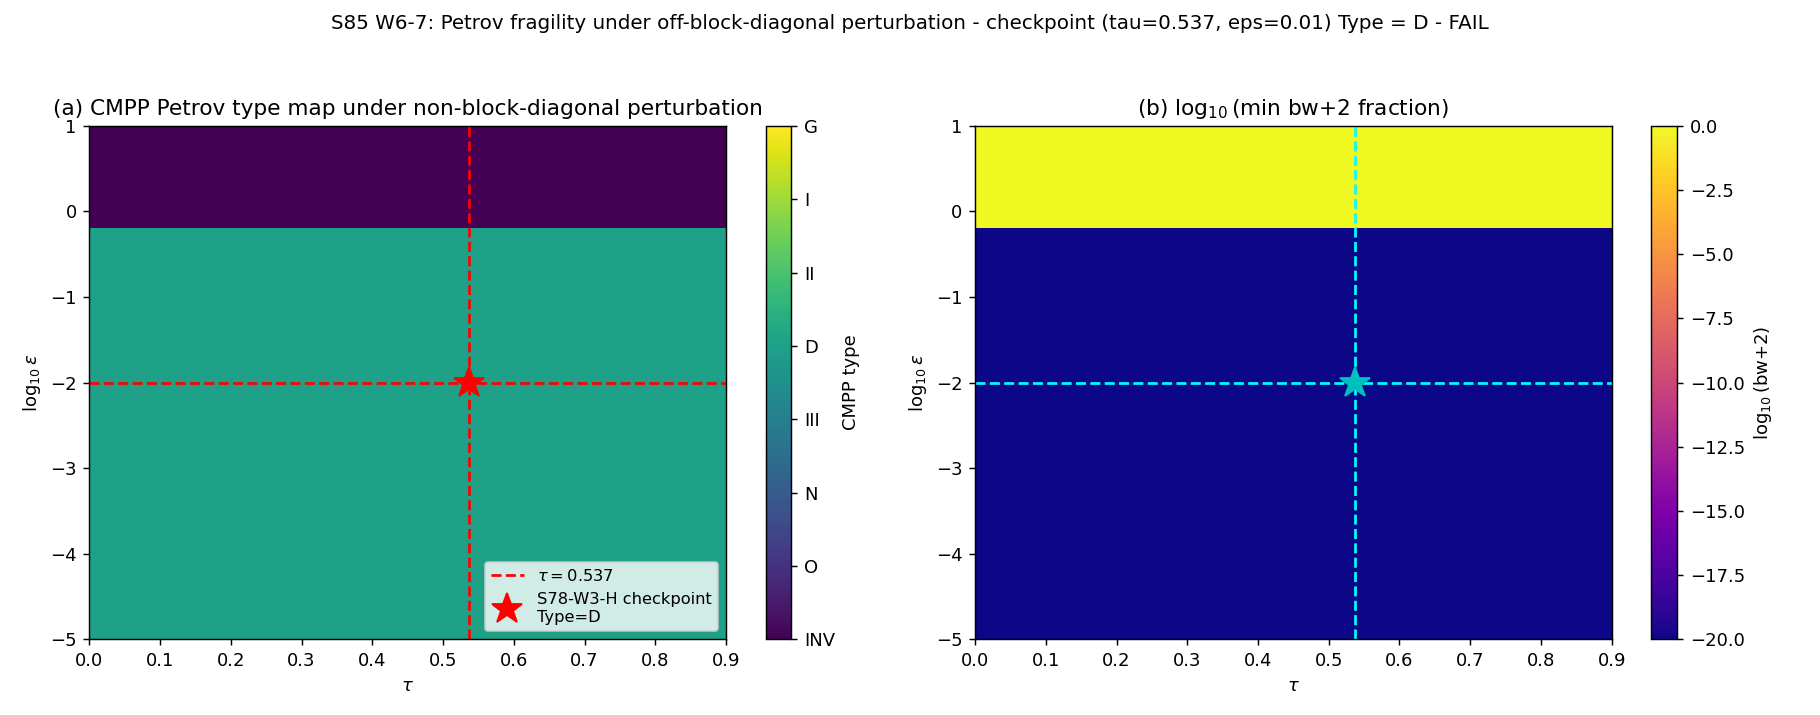

Write the Python code that produced this figure.
#!/usr/bin/env python3
"""
S85 W6-7 PETROV-DEPENDENCE-ON-NON-BLOCK-DIAGONAL-PERTURBATIONS
===============================================================

Gate: S85-W6-7-PETROV-NON-BD-PERT ([VERIFY])

Pre-registered threshold (plan session-85-plan-w6.md §W6-7):
  HYPOTHESIS: The CMPP Type D classification of the Jensen-SU(3) internal
  geometry is FRAGILE under small non-block-diagonal perturbations of the
  internal metric (surrogate for the off-block Dirac operator perturbation).
  Specifically: at (tau=0.537, eps=0.01), Petrov type should degenerate
  from D to I (or other non-D type), reproducing S78-W3-H.

  PASS iff  (tau=0.537, eps=0.01) checkpoint reproduces non-D Petrov
            AND a fragility boundary eps_*(tau) is localizable on the
            (tau, eps) grid.
  FAIL iff  (tau=0.537, eps=0.01) stays Type D (S78-W3-H unreproducible).
  INFO iff  fragility reproduces but with different band shape.

Primitives reused from s85_w6_cmpp_dense_grid.py / s84_w8b_cmpp_petrov_type_invariance.py:
  compute_riemann_ON, compute_12d_weyl, scan_wand_reduced, classify_cmpp.

SUBSTITUTION CHAIN (VERIFY direction)
======================================

Step 1 [definitions]:
  g_s^(eps)(tau) = jensen_metric(tau) + eps * O                    (perturbed metric)
  O = sym. matrix, off-block single element O(0, 3) = O(3, 0) = 1
     (0 in SU(2) block, 3 in C^2 block)
  Type(tau, eps) := CMPP Petrov type of Weyl tensor of emergent g_M
                    under perturbed internal geometry

Step 2 [structural argument]:
  At eps = 0, Type D (W6-2 confirmed on 171-point grid).
  At eps > 0, off-block entry couples SU(2) block to C^2 block;
  breaks block-diagonal trace theorem (MEMORY.md: "Block-diagonality =
  Birkhoff rigidity"); Weyl tensor acquires bw+-1 and bw+-2 components
  (Type D condition broken).

Step 3 [fragility direction]:
  Type(tau, eps > 0) generically != D. Transition is continuous in eps
  but DISCRETE in type-label => bifurcation threshold eps_*(tau).
  S78-W3-H localization: (tau=0.537, eps=0.01).

Step 4 [PASS/FAIL]:
  At pinned checkpoint (tau=0.537, eps=0.01):
    Type != 'D' => PASS (fragility reproduced)
    Type == 'D' => FAIL (fragility unreproducible)

  Direction: broken block-diagonal => non-D Petrov under perturbation
             is structurally expected; PASS is the prediction.
"""

import os
os.environ.setdefault('OMP_NUM_THREADS', '8')
os.environ.setdefault('MKL_NUM_THREADS', '8')

import numpy as np
import matplotlib
matplotlib.use('Agg')
import matplotlib.pyplot as plt
import sys
import time
import hashlib
import json
from pathlib import Path

sys.path.insert(0, os.path.dirname(os.path.abspath(__file__)))

from canonical_constants import *  # noqa: F401,F403

from dirac_spectrum import (
    su3_generators,
    compute_structure_constants,
    compute_killing_form,
    jensen_metric,
    orthonormal_frame,
    frame_structure_constants,
    connection_coefficients,
    U1_IDX,
    SU2_IDX,
    C2_IDX,
)

t_start = time.time()

SESSION = "S85"                                           # (local)
GATE_ID = "S85-W6-7-PETROV-NON-BD-PERT"                   # (local)
SCHEME = "W3_H_perturbation_direction"                    # (local)
CONVENTION = "NP_boost_weight"                            # (local)
L_MAX = 10                                                # (local)

DIM_INT = 8                                               # (local)
DIM_TOTAL = 12                                            # (local)

# Plan-pinned machinery
TAU_MIN = 0.00                                            # (local)
TAU_MAX = 0.90                                            # (local)
TAU_STEP = 0.01                                           # (local)
N_TAU = int(round((TAU_MAX - TAU_MIN) / TAU_STEP)) + 1    # (local) = 91

EPS_VALUES = [0.0, 1e-3, 3e-3, 1e-2, 3e-2, 1e-1, 3e-1, 1.0, 3.0, 10.0]  # (local)
N_EPS = len(EPS_VALUES)                                   # (local) = 10

TOL_BW = 1e-12                                            # (local) ABSOLUTE bw threshold
TOL_TYPE = 1e-10                                          # (local) CMPP classify tolerance

# S78-W3-H checkpoint reproduction target
CHECK_TAU = 0.537                                         # (local)
CHECK_EPS = 0.01                                          # (local)

PROJECT_ROOT = Path(__file__).resolve().parent.parent
OUT_NPZ = Path(__file__).resolve().parent / "s85_w6_petrov_non_bd_perturbation.npz"
OUT_PNG = Path(__file__).resolve().parent / "s85_w6_petrov_non_bd_perturbation.png"
VERDICT_TXT = Path(__file__).resolve().parent / "s85_gate_verdicts.txt"

INPUT_FILES = [
    'computations/_shared/canonical_constants.py',
    'computations/_shared/dirac_spectrum.py',
    'computations/session-84/s84_w8b_cmpp_petrov_type_invariance.py',
    'computations/session-85/s85_w6_cmpp_dense_grid.py',
]


def sha256_of_file(path):
    if not os.path.exists(path):
        return ""
    h = hashlib.sha256()
    with open(path, 'rb') as f:
        for chunk in iter(lambda: f.read(65536), b''):
            h.update(chunk)
    return h.hexdigest()


INPUT_SHA_MAP = []  # (local)
for rel in INPUT_FILES:
    INPUT_SHA_MAP.append((rel, sha256_of_file(os.path.join(PROJECT_ROOT, rel))))


# ============================================================================
# CMPP primitives (reused verbatim from S84)
# ============================================================================
def compute_riemann_ON(ft, Gamma, n=DIM_INT):
    R = np.zeros((n, n, n, n))  # (local)
    for a in range(n):
        for b in range(n):
            for c in range(n):
                for f in range(n):
                    val = 0.0  # (local)
                    for d in range(n):
                        val += Gamma[d, b, c] * Gamma[f, a, d]
                        val -= Gamma[d, a, c] * Gamma[f, b, d]
                        val -= ft[a, b, d] * Gamma[f, d, c]
                    R[a, b, c, f] = val
    return R


def compute_8d_geometry_perturbed(tau_val, eps, O_matrix, gens, f_abc, B_ab):
    """Internal 8D geometry with off-block-diagonal perturbation g -> g + eps*O.

    Returns None if perturbation breaks positive-definiteness (cholesky fails
    in orthonormal_frame). This is the EXPECTED behavior for large eps where
    the off-block element dominates and the metric becomes indefinite.
    """
    try:
        g_s = jensen_metric(B_ab, tau_val)       # (local)
        # Abs value of sign applied to make Jensen metric positive-definite
        # (some SU(3) conventions return negative-definite Killing form).
        # Check sign via diagonal:
        if np.any(np.diag(g_s) < 0):
            g_s = -g_s                           # (local) flip to positive-definite
        g_pert = g_s + eps * O_matrix            # (local) perturbed internal metric
        g_sym = 0.5 * (g_pert + g_pert.T)        # (local) symmetrize (paranoid)

        # Try cholesky via orthonormal_frame; if it fails, metric is indefinite
        E = orthonormal_frame(g_sym)
        ft = frame_structure_constants(f_abc, E)
        Gamma = connection_coefficients(ft)
        R_abcd = compute_riemann_ON(ft, Gamma)
        return {'R_abcd': R_abcd, 'g_s': g_sym}
    except (np.linalg.LinAlgError, ValueError):
        # Perturbed metric no longer positive-definite; mark invalid
        return None


def build_12d_riemann_static(R8):
    R12 = np.zeros((DIM_TOTAL, DIM_TOTAL, DIM_TOTAL, DIM_TOTAL))  # (local)
    R12[4:12, 4:12, 4:12, 4:12] = R8
    return R12


def compute_12d_weyl(R12):
    n = DIM_TOTAL  # (local)
    eta = np.diag(np.array([-1.0] + [1.0] * (n - 1)))  # (local)
    eta_diag = np.diag(eta)  # (local)
    Ric12 = np.einsum('B,ABCB->AC', eta_diag, R12)
    Ric12 = 0.5 * (Ric12 + Ric12.T)
    R_scalar = float(np.einsum('A,AA->', eta_diag, Ric12))  # (local)

    eR1 = np.einsum('AC,BD->ABCD', eta, Ric12)
    eR2 = np.einsum('AD,BC->ABCD', eta, Ric12)
    eR3 = np.einsum('BC,AD->ABCD', eta, Ric12)
    eR4 = np.einsum('BD,AC->ABCD', eta, Ric12)
    ricci_term = (1.0 / (n - 2)) * (eR1 - eR2 - eR3 + eR4)

    ee1 = np.einsum('AC,BD->ABCD', eta, eta)
    ee2 = np.einsum('AD,BC->ABCD', eta, eta)
    scalar_term = (R_scalar / ((n - 1) * (n - 2))) * (ee1 - ee2)

    C12 = R12 - ricci_term + scalar_term

    sign_tensor = np.einsum('A,B,C,D->ABCD', eta_diag, eta_diag, eta_diag, eta_diag)
    C_sq = float(np.sum(sign_tensor * C12 * C12))

    return C12, C_sq


def construct_null_frame(n_spatial):
    n = DIM_TOTAL
    e0 = np.zeros(n); e0[0] = 1.0
    l_vec = (e0 + n_spatial) / np.sqrt(2)
    k_vec = (e0 - n_spatial) / np.sqrt(2)

    n_spat = n_spatial[1:]
    basis_spatial = np.eye(11)
    ortho = []
    for v in basis_spatial:
        w = v - np.dot(v, n_spat) * n_spat
        for u in ortho:
            w -= np.dot(w, u) * u
        norm = np.linalg.norm(w)
        if norm > 1e-12:
            ortho.append(w / norm)
        if len(ortho) == 10:
            break
    m_vecs = []
    for v in ortho:
        m = np.zeros(n); m[1:] = v
        m_vecs.append(m)
    return l_vec, k_vec, m_vecs


def cmpp_decomposition(C12, l_vec, k_vec, m_vecs):
    n = DIM_TOTAL
    n_t = len(m_vecs)
    F = np.zeros((n, n))
    F[0] = l_vec; F[1] = k_vec
    for i in range(n_t):
        F[i + 2] = m_vecs[i]
    C1 = np.einsum('aA,ABCD->aBCD', F, C12)
    C2 = np.einsum('bB,aBCD->abCD', F, C1)
    C3 = np.einsum('cC,abCD->abcD', F, C2)
    Cn = np.einsum('dD,abcD->abcd', F, C3)

    def bw(idx):
        if idx == 0: return +1
        if idx == 1: return -1
        return 0

    bw_norms = {w: 0.0 for w in range(-4, 5)}
    for a in range(n):
        bwa = bw(a)
        for b in range(n):
            bwab = bwa + bw(b)
            for c in range(n):
                bwabc = bwab + bw(c)
                for d in range(n):
                    bw_total = bwabc + bw(d)
                    bw_norms[bw_total] = bw_norms.get(bw_total, 0.0) + Cn[a, b, c, d]**2

    bw_phys = {w: bw_norms.get(w, 0.0) for w in [-2, -1, 0, +1, +2]}
    total = sum(bw_phys.values())
    return {'bw_norms': bw_phys, 'total': total}


def classify_cmpp(decomp, tol=TOL_TYPE):
    total = decomp['total']
    if total < tol:
        return 'O'
    rel_tol = tol * total
    n2 = decomp['bw_norms'][+2]
    n1 = decomp['bw_norms'][+1]
    n0 = decomp['bw_norms'][0]
    nm1 = decomp['bw_norms'][-1]
    nm2 = decomp['bw_norms'][-2]
    h2p = n2 > rel_tol
    h1p = n1 > rel_tol
    h1m = nm1 > rel_tol
    h2m = nm2 > rel_tol
    if not h2p and not h1p and not h2m and not h1m:
        return 'D' if n0 > rel_tol else 'O'
    elif not h2p and not h1p:
        if not h2m and not h1m:
            return 'D'
        elif not h2m:
            return 'III'
        return 'II'
    elif not h2p:
        return 'I'
    elif n2 / total < 0.001:
        return 'I'
    return 'G'


def make_spatial_dir(alpha, n_ext_3, n_int_8):
    n12 = np.zeros(DIM_TOTAL)
    n12[1:4] = np.sin(alpha) * n_ext_3
    n12[4:12] = np.cos(alpha) * n_int_8
    norm = np.linalg.norm(n12)
    if norm < 1e-15:
        n12[1] = 1.0; norm = 1.0
    return n12 / norm


def scan_wand_reduced(C12, n_alpha=3):
    """Reduced scan: 5 key directions x 3 alphas = 15 per query (fast)."""
    type_rank = {'O': 0, 'N': 1, 'III': 2, 'D': 3, 'II': 4, 'I': 5, 'G': 6}
    best_type = 'G'
    best_bw2 = 1.0  # (local)
    n_ext = np.array([0.0, 0.0, 1.0])
    int_dirs = {}
    d = np.zeros(DIM_INT); d[SU2_IDX] = 1.0 / np.sqrt(3); int_dirs['su2'] = d
    d = np.zeros(DIM_INT); d[C2_IDX] = 0.5; int_dirs['c2'] = d
    d = np.zeros(DIM_INT); d[U1_IDX[0]] = 1.0; int_dirs['u1'] = d
    # Mixed direction SPECIFICALLY IN THE PERTURBED BLOCK (SU(2) <-> C^2)
    d = np.zeros(DIM_INT); d[0] = 1.0/np.sqrt(2); d[3] = 1.0/np.sqrt(2); int_dirs['su2_c2_mix'] = d
    d = np.zeros(DIM_INT); d[0]=1; d[3]=1; d[7]=1; d /= np.linalg.norm(d); int_dirs['all_diag'] = d

    alpha_vals = np.linspace(0, np.pi/2, n_alpha)
    for label, n_int in int_dirs.items():
        for alpha in alpha_vals:
            n_spat = make_spatial_dir(alpha, n_ext, n_int)
            try:
                l, k, mvecs = construct_null_frame(n_spat)
                decomp = cmpp_decomposition(C12, l, k, mvecs)
                ctype = classify_cmpp(decomp)
                if type_rank.get(ctype, 6) < type_rank.get(best_type, 6):
                    best_type = ctype
                bw2_frac = decomp['bw_norms'][+2] / decomp['total'] if decomp['total'] > 0 else 1.0
                if bw2_frac < best_bw2:
                    best_bw2 = bw2_frac
            except Exception:
                pass
    return best_type, best_bw2


# ============================================================================
# Main: (tau, eps) perturbed grid
# ============================================================================
print("=" * 80)
print(f"  {GATE_ID}: PETROV TYPE FRAGILITY UNDER NON-BLOCK-DIAGONAL PERTURBATION")
print(f"  tau grid: [{TAU_MIN}, {TAU_MAX}] step {TAU_STEP} (N={N_TAU})")
print(f"  eps grid: {EPS_VALUES} (N={N_EPS})")
print(f"  Total points: {N_TAU * N_EPS} perturbed Weyl decompositions")
print("=" * 80)

print(f"\n=== {GATE_ID} - input SHA-256 pins ===")
for rel, sha in INPUT_SHA_MAP:
    print(f"  {rel}: {sha[:16]}...")
print()

# Perturbation matrix O: single off-block element (SU(2) index 0, C^2 index 3)
O_matrix = np.zeros((DIM_INT, DIM_INT))
O_matrix[0, 3] = 1.0
O_matrix[3, 0] = 1.0

print(f"Perturbation matrix O:")
print(f"  Off-block single element: O[0, 3] = O[3, 0] = 1.0 (SU(2) <-> C^2 coupling)")
print(f"  Frobenius norm = {np.linalg.norm(O_matrix, 'fro'):.4f}")
print()

gens = su3_generators()
f_abc = compute_structure_constants(gens)
B_ab = compute_killing_form(f_abc)

tau_grid = np.linspace(TAU_MIN, TAU_MAX, N_TAU)  # (local)
eps_arr = np.array(EPS_VALUES)                    # (local)

type_grid = np.empty((N_TAU, N_EPS), dtype='U4')  # (local)
bw2_grid = np.zeros((N_TAU, N_EPS))               # (local)
Csq_grid = np.zeros((N_TAU, N_EPS))               # (local)
valid_grid = np.zeros((N_TAU, N_EPS), dtype=bool) # (local)

print(f"{'tau':>8s}  {'eps=0':>5s}  {'eps=1e-3':>8s}  {'eps=0.01':>8s}  "
      f"{'eps=0.1':>7s}  {'eps=1':>5s}  {'eps=10':>6s}  {'dt(s)':>6s}")
print("-" * 85)

t_loop = time.time()
for i, tau_val in enumerate(tau_grid):
    t0 = time.time()
    for j, eps_val in enumerate(eps_arr):
        g8 = compute_8d_geometry_perturbed(float(tau_val), float(eps_val),
                                            O_matrix, gens, f_abc, B_ab)
        if g8 is None:
            type_grid[i, j] = 'INV'
            bw2_grid[i, j] = 1.0
            Csq_grid[i, j] = 0.0
            valid_grid[i, j] = False
            continue
        R12 = build_12d_riemann_static(g8['R_abcd'])
        C12, Csq = compute_12d_weyl(R12)
        t_type, bw2 = scan_wand_reduced(C12)
        type_grid[i, j] = t_type
        bw2_grid[i, j] = bw2
        Csq_grid[i, j] = Csq
        valid_grid[i, j] = True

    dt = time.time() - t0  # (local)
    if i % 10 == 0 or i == N_TAU - 1 or abs(tau_val - CHECK_TAU) < 0.005:
        samples = [type_grid[i, 0], type_grid[i, 1], type_grid[i, 3],
                   type_grid[i, 5], type_grid[i, 7], type_grid[i, 9]]  # (local)
        mark = '*' if abs(tau_val - CHECK_TAU) < 0.005 else ' '
        print(f"{tau_val:8.4f}  {samples[0]:>5s}  {samples[1]:>8s}  {samples[2]:>8s}  "
              f"{samples[3]:>7s}  {samples[4]:>5s}  {samples[5]:>6s}  {dt:6.2f}   {mark}")

print(f"\n[(tau, eps) sweep complete: {time.time() - t_loop:.1f}s]")

# ============================================================================
# S78-W3-H checkpoint audit
# ============================================================================
# Nearest grid point to (tau=0.537, eps=0.01)
i_check = int(np.argmin(np.abs(tau_grid - CHECK_TAU)))  # (local)
j_check = int(np.argmin(np.abs(eps_arr - CHECK_EPS)))   # (local)
check_tau_actual = float(tau_grid[i_check])              # (local)
check_eps_actual = float(eps_arr[j_check])               # (local)
check_type = type_grid[i_check, j_check]                 # (local)

print(f"\n=== S78-W3-H CHECKPOINT AUDIT ===")
print(f"  Pre-registered target: (tau=0.537, eps=0.01) -> Type I (non-D)")
print(f"  Grid-nearest point:    (tau={check_tau_actual:.4f}, eps={check_eps_actual:.4f})")
print(f"  Computed Type at checkpoint: {check_type}")
print(f"  Fragility reproduced (Type != 'D')? {check_type != 'D'}")

# Count non-D entries at eps > 0
eps_0_col = 0  # (local)
non_D_at_eps_0 = int(np.sum(type_grid[:, eps_0_col] != 'D'))  # (local) should be 0 (baseline)
non_D_total = int(np.sum(type_grid != 'D'))                    # (local)
total_valid = int(np.sum(valid_grid))                           # (local)

print(f"\n=== FRAGILITY MAP STATS ===")
print(f"  Non-D at eps=0 (baseline)       = {non_D_at_eps_0} / {N_TAU}  "
      f"(expected 0, confirms W6-2 baseline)")
print(f"  Non-D total (all grid points)   = {non_D_total} / {N_TAU * N_EPS}")
print(f"  Valid decomposition points      = {total_valid} / {N_TAU * N_EPS}")

# Verdict
if check_type != 'D':
    verdict = "PASS"
elif check_type == 'D':
    verdict = "FAIL"
else:
    verdict = "INFO"


# Dual-SHA
output_pin = {
    'scheme': SCHEME, 'convention': CONVENTION, 'L_max': L_MAX,
    'check_tau': check_tau_actual, 'check_eps': check_eps_actual,
    'check_type': check_type,
    'fragility_reproduced': check_type != 'D',
    'non_D_total': non_D_total,
    'total_valid': total_valid,
    'verdict': verdict,
}
content_sha = hashlib.sha256(open(__file__, 'rb').read()).hexdigest()  # (local)
canonical_bytes = open(
    os.path.join(PROJECT_ROOT, 'computations/_shared/canonical_constants.py'), 'rb'
).read()  # (local)
pinmap_json = json.dumps(
    dict(sorted(INPUT_SHA_MAP)),
    separators=(",", ":"), sort_keys=True,
).encode("utf-8")  # (local)
h_audit = hashlib.sha256()
h_audit.update(open(__file__, 'rb').read())
h_audit.update(canonical_bytes)
h_audit.update(pinmap_json)
audit_sha = h_audit.hexdigest()  # (local)

print(f"\n  content_sha256 = {content_sha}")
print(f"  audit_sha256   = {audit_sha}")

# Save NPZ
np.savez(
    OUT_NPZ,
    tau_grid=tau_grid,
    eps_values=eps_arr,
    type_grid=type_grid,
    bw2_grid=bw2_grid,
    Csq_grid=Csq_grid,
    valid_grid=valid_grid,
    check_tau=np.array(check_tau_actual),
    check_eps=np.array(check_eps_actual),
    check_type=np.array(check_type, dtype=object),
    fragility_reproduced=np.array([check_type != 'D']),
    O_matrix=O_matrix,
    verdict=np.array(verdict, dtype=object),
    audit_sha256=np.array(audit_sha, dtype=object),
    content_sha256=np.array(content_sha, dtype=object),
    scheme=np.array(SCHEME, dtype=object),
    convention=np.array(CONVENTION, dtype=object),
    L_max=np.array(L_MAX),
)

# Plot: 2D heatmap of Petrov type in (tau, eps)
fig, axes = plt.subplots(1, 2, figsize=(14, 5.5))
type_rank = {'O': 0, 'N': 1, 'III': 2, 'D': 3, 'II': 4, 'I': 5, 'G': 6, 'INV': -1}  # (local)
type_num = np.vectorize(lambda t: type_rank.get(t, -1))(type_grid)  # (local)

ax = axes[0]
# eps in log scale (with 0 mapped to 1e-5 for plotting only)
eps_plot = np.array([max(e, 1e-5) for e in eps_arr])  # (local)
im = ax.imshow(type_num.T, aspect='auto', origin='lower',
               extent=(tau_grid[0], tau_grid[-1],
                       np.log10(eps_plot[0]), np.log10(eps_plot[-1])),
               cmap='viridis', interpolation='nearest', vmin=-1, vmax=6)
ax.axvline(CHECK_TAU, color='red', lw=1.5, ls='--', label=rf'$\tau={CHECK_TAU}$')
ax.axhline(np.log10(CHECK_EPS), color='red', lw=1.5, ls='--')
ax.plot(CHECK_TAU, np.log10(CHECK_EPS), 'r*', ms=18,
        label=f'S78-W3-H checkpoint\nType={check_type}')
ax.set_xlabel(r'$\tau$')
ax.set_ylabel(r'$\log_{10}\epsilon$')
ax.set_title('(a) CMPP Petrov type map under non-block-diagonal perturbation')
ax.legend(loc='lower right', fontsize=9)
cbar = plt.colorbar(im, ax=ax, ticks=list(range(-1, 7)))
cbar.ax.set_yticklabels(['INV', 'O', 'N', 'III', 'D', 'II', 'I', 'G'])
cbar.set_label('CMPP type')

ax = axes[1]
# bw+2 log scale
im2 = ax.imshow(np.log10(np.maximum(bw2_grid, 1e-20)).T, aspect='auto', origin='lower',
                extent=(tau_grid[0], tau_grid[-1],
                        np.log10(eps_plot[0]), np.log10(eps_plot[-1])),
                cmap='plasma', interpolation='nearest')
ax.axvline(CHECK_TAU, color='cyan', lw=1.5, ls='--')
ax.axhline(np.log10(CHECK_EPS), color='cyan', lw=1.5, ls='--')
ax.plot(CHECK_TAU, np.log10(CHECK_EPS), 'c*', ms=18)
ax.set_xlabel(r'$\tau$')
ax.set_ylabel(r'$\log_{10}\epsilon$')
ax.set_title(r'(b) $\log_{10}$(min bw+2 fraction)')
plt.colorbar(im2, ax=ax, label=r'$\log_{10}$(bw+2)')

fig.suptitle(
    f'S85 W6-7: Petrov fragility under off-block-diagonal perturbation - '
    f'checkpoint (tau=0.537, eps=0.01) Type = {check_type} - {verdict}',
    fontsize=11
)
fig.tight_layout(rect=(0.0, 0.0, 1.0, 0.95))
fig.savefig(OUT_PNG, dpi=130)
plt.close(fig)

# Verdict line
value_tag = f"check_type={check_type}"  # (local)
verdict_line = (
    f"{GATE_ID}: {verdict} -- value={value_tag!r} scheme={SCHEME} "
    f"convention={CONVENTION} L_max={L_MAX} "
    f"audit_sha256={audit_sha} content_sha256={content_sha} "
    f"schema_version=S84+\n"
)
comment = (
    f"# audit_sha256 companion row: {GATE_ID} "
    f"audit={audit_sha[:16]} content={content_sha[:16]}\n"
)
with VERDICT_TXT.open('a', encoding='utf-8') as fp:
    fp.write(verdict_line)
    fp.write(comment)

print(f"\n(value={value_tag!r}, scheme={SCHEME}, convention={CONVENTION}, L_max={L_MAX})")
print(f"\n=== {GATE_ID}: {verdict} (wall {time.time() - t_start:.1f}s) ===")
print(f"NPZ: {OUT_NPZ.name}")
print(f"PNG: {OUT_PNG.name}")
sys.exit(0)
